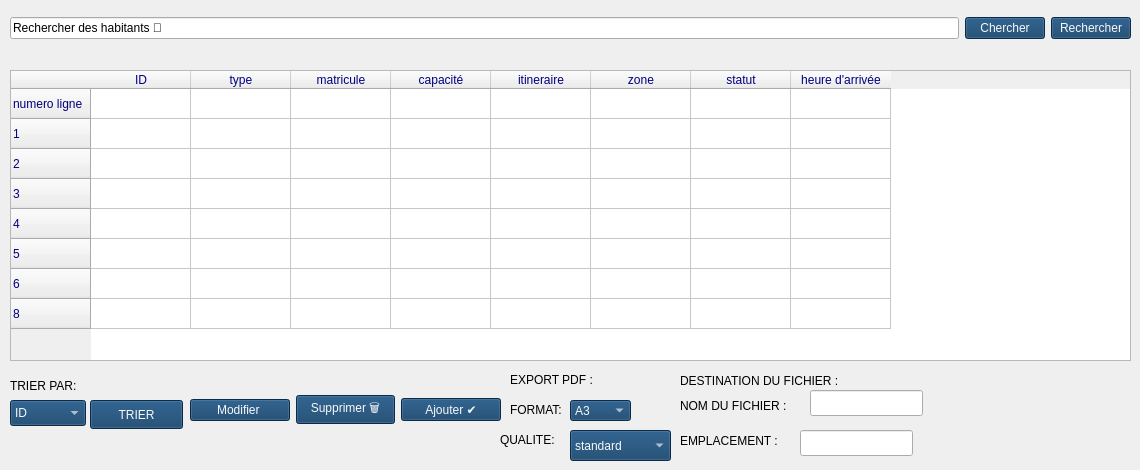
      <widget class="QWidget" name="page_11">
       <widget class="QWidget" name="horizontalLayoutWidget_7">
        <property name="geometry">
         <rect>
          <x>10</x>
          <y>-10</y>
          <width>1121</width>
          <height>77</height>
         </rect>
        </property>
        <layout class="QHBoxLayout" name="horizontalLayout_7">
         <item>
          <widget class="QLineEdit" name="lineEdit_9">
           <property name="text">
            <string>Rechercher des habitants 🔎</string>
           </property>
          </widget>
         </item>
         <item>
          <widget class="QPushButton" name="pushButton_13">
           <property name="styleSheet">
            <string notr="true">color: rgb(248, 249, 250);
font: italic 9pt &quot;Segoe UI&quot;;
background-color: rgb(13, 59, 102);</string>
           </property>
           <property name="text">
            <string>Chercher</string>
           </property>
          </widget>
         </item>
         <item>
          <widget class="QPushButton" name="pushButton_37">
           <property name="styleSheet">
            <string notr="true">color: rgb(248, 249, 250);
font: italic 9pt &quot;Segoe UI&quot;;
background-color: rgb(13, 59, 102);</string>
           </property>
           <property name="text">
            <string>Rechercher</string>
           </property>
          </widget>
         </item>
        </layout>
       </widget>
       <widget class="QTableWidget" name="tableWidget_3">
        <property name="geometry">
         <rect>
          <x>10</x>
          <y>70</y>
          <width>1121</width>
          <height>291</height>
         </rect>
        </property>
        <property name="styleSheet">
         <string notr="true">color: rgb(0, 0, 127);</string>
        </property>
        <row>
         <property name="text">
          <string>numero ligne</string>
         </property>
        </row>
        <row>
         <property name="text">
          <string>1</string>
         </property>
        </row>
        <row>
         <property name="text">
          <string>2</string>
         </property>
        </row>
        <row>
         <property name="text">
          <string>3</string>
         </property>
        </row>
        <row>
         <property name="text">
          <string>4</string>
         </property>
        </row>
        <row>
         <property name="text">
          <string>5</string>
         </property>
        </row>
        <row>
         <property name="text">
          <string>6</string>
         </property>
        </row>
        <row/>
        <column>
         <property name="text">
          <string>ID</string>
         </property>
        </column>
        <column>
         <property name="text">
          <string>type</string>
         </property>
        </column>
        <column>
         <property name="text">
          <string>matricule</string>
         </property>
        </column>
        <column>
         <property name="text">
          <string>capacité</string>
         </property>
        </column>
        <column>
         <property name="text">
          <string>itineraire</string>
         </property>
        </column>
        <column>
         <property name="text">
          <string>zone</string>
         </property>
        </column>
        <column>
         <property name="text">
          <string>statut</string>
         </property>
        </column>
        <column>
         <property name="text">
          <string>heure d'arrivée</string>
         </property>
        </column>
       </widget>
       <widget class="QLabel" name="label_49">
        <property name="geometry">
         <rect>
          <x>10</x>
          <y>370</y>
          <width>121</width>
          <height>31</height>
         </rect>
        </property>
        <property name="styleSheet">
         <string notr="true">color: rgb(0, 0, 0);</string>
        </property>
        <property name="text">
         <string>TRIER PAR:</string>
        </property>
       </widget>
       <widget class="QComboBox" name="comboBox_3">
        <property name="geometry">
         <rect>
          <x>10</x>
          <y>400</y>
          <width>76</width>
          <height>26</height>
         </rect>
        </property>
        <property name="styleSheet">
         <string notr="true">color: rgb(248, 249, 250);
font: italic 9pt &quot;Segoe UI&quot;;
background-color: rgb(13, 59, 102);</string>
        </property>
        <item>
         <property name="text">
          <string>ID</string>
         </property>
        </item>
        <item>
         <property name="text">
          <string>type</string>
         </property>
        </item>
       </widget>
       <widget class="QPushButton" name="pushButton_14">
        <property name="geometry">
         <rect>
          <x>90</x>
          <y>400</y>
          <width>93</width>
          <height>29</height>
         </rect>
        </property>
        <property name="styleSheet">
         <string notr="true">color: rgb(248, 249, 250);
font: italic 9pt &quot;Segoe UI&quot;;
background-color: rgb(13, 59, 102);</string>
        </property>
        <property name="text">
         <string>TRIER</string>
        </property>
       </widget>
       <widget class="QWidget" name="horizontalLayoutWidget_8">
        <property name="geometry">
         <rect>
          <x>190</x>
          <y>370</y>
          <width>311</width>
          <height>80</height>
         </rect>
        </property>
        <layout class="QHBoxLayout" name="horizontalLayout_8">
         <item>
          <widget class="QPushButton" name="pushButton_38">
           <property name="styleSheet">
            <string notr="true">color: rgb(248, 249, 250);
font: italic 9pt &quot;Segoe UI&quot;;
background-color: rgb(13, 59, 102);</string>
           </property>
           <property name="text">
            <string>Modifier </string>
           </property>
          </widget>
         </item>
         <item>
          <widget class="QPushButton" name="pushButton_39">
           <property name="styleSheet">
            <string notr="true">color: rgb(248, 249, 250);
font: italic 9pt &quot;Segoe UI&quot;;
background-color: rgb(13, 59, 102);</string>
           </property>
           <property name="text">
            <string>Supprimer 🗑️</string>
           </property>
          </widget>
         </item>
         <item>
          <widget class="QPushButton" name="pushButton_29">
           <property name="styleSheet">
            <string notr="true">color: rgb(248, 249, 250);
font: italic 9pt &quot;Segoe UI&quot;;
background-color: rgb(13, 59, 102);</string>
           </property>
           <property name="text">
            <string>Ajouter ✔️</string>
           </property>
          </widget>
         </item>
        </layout>
       </widget>
       <widget class="QLabel" name="label_50">
        <property name="geometry">
         <rect>
          <x>510</x>
          <y>370</y>
          <width>101</width>
          <height>20</height>
         </rect>
        </property>
        <property name="styleSheet">
         <string notr="true">color: rgb(0, 0, 0);</string>
        </property>
        <property name="text">
         <string>EXPORT PDF :</string>
        </property>
       </widget>
       <widget class="QLabel" name="label_51">
        <property name="geometry">
         <rect>
          <x>510</x>
          <y>400</y>
          <width>91</width>
          <height>20</height>
         </rect>
        </property>
        <property name="styleSheet">
         <string notr="true">color: rgb(0, 0, 0);</string>
        </property>
        <property name="text">
         <string>FORMAT:</string>
        </property>
       </widget>
       <widget class="QLabel" name="label_52">
        <property name="geometry">
         <rect>
          <x>500</x>
          <y>430</y>
          <width>81</width>
          <height>20</height>
         </rect>
        </property>
        <property name="styleSheet">
         <string notr="true">color: rgb(0, 0, 0);</string>
        </property>
        <property name="text">
         <string>QUALITE:</string>
        </property>
       </widget>
       <widget class="QComboBox" name="comboBox_8">
        <property name="geometry">
         <rect>
          <x>570</x>
          <y>400</y>
          <width>61</width>
          <height>21</height>
         </rect>
        </property>
        <property name="styleSheet">
         <string notr="true">color: rgb(248, 249, 250);
font: italic 9pt &quot;Segoe UI&quot;;
background-color: rgb(13, 59, 102);</string>
        </property>
        <item>
         <property name="text">
          <string>A3</string>
         </property>
        </item>
        <item>
         <property name="text">
          <string>A4</string>
         </property>
        </item>
        <item>
         <property name="text">
          <string>A5</string>
         </property>
        </item>
       </widget>
       <widget class="QComboBox" name="comboBox_15">
        <property name="geometry">
         <rect>
          <x>570</x>
          <y>430</y>
          <width>101</width>
          <height>31</height>
         </rect>
        </property>
        <property name="styleSheet">
         <string notr="true">color: rgb(248, 249, 250);
font: italic 9pt &quot;Segoe UI&quot;;
background-color: rgb(13, 59, 102);</string>
        </property>
        <item>
         <property name="text">
          <string>standard</string>
         </property>
        </item>
        <item>
         <property name="text">
          <string>***</string>
         </property>
        </item>
       </widget>
       <widget class="QLabel" name="label_53">
        <property name="geometry">
         <rect>
          <x>680</x>
          <y>370</y>
          <width>181</width>
          <height>21</height>
         </rect>
        </property>
        <property name="styleSheet">
         <string notr="true">color: rgb(0, 0, 0);</string>
        </property>
        <property name="text">
         <string>DESTINATION DU FICHIER :</string>
        </property>
       </widget>
       <widget class="QLabel" name="label_54">
        <property name="geometry">
         <rect>
          <x>680</x>
          <y>390</y>
          <width>141</width>
          <height>31</height>
         </rect>
        </property>
        <property name="styleSheet">
         <string notr="true">color: rgb(0, 0, 0);</string>
        </property>
        <property name="text">
         <string>NOM DU FICHIER :</string>
        </property>
       </widget>
       <widget class="QLabel" name="label_55">
        <property name="geometry">
         <rect>
          <x>680</x>
          <y>430</y>
          <width>131</width>
          <height>21</height>
         </rect>
        </property>
        <property name="styleSheet">
         <string notr="true">color: rgb(0, 0, 0);</string>
        </property>
        <property name="text">
         <string>EMPLACEMENT :</string>
        </property>
       </widget>
       <widget class="QLineEdit" name="lineEdit_14">
        <property name="geometry">
         <rect>
          <x>810</x>
          <y>390</y>
          <width>113</width>
          <height>26</height>
         </rect>
        </property>
       </widget>
       <widget class="QLineEdit" name="lineEdit_15">
        <property name="geometry">
         <rect>
          <x>800</x>
          <y>430</y>
          <width>113</width>
          <height>26</height>
         </rect>
        </property>
       </widget>
      </widget>
